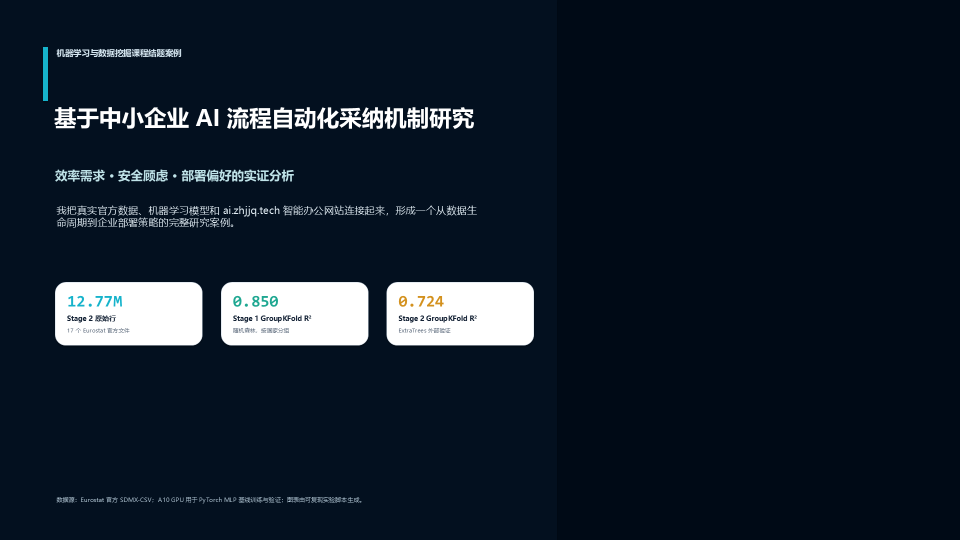
#> input picture 07_PPT正式版/预览图/slides_png/幻灯片1.PNG, 1920 x 1080 px (shown at 1/2 size); its folder holds only this picture in this run
$ python '生成预览总览与QA.py'
#> lines starting #> are read from the running program, lines starting #| are printed output that depends on the picture
from pathlib import Path
from PIL import Image, ImageDraw, ImageFont, ImageStat
import math, json
DIR = Path(r"D:\桌面\codex\机械挖掘学习汇报\github_upload\sme-ai-workflow-adoption\07_PPT正式版\预览图\slides_png")
OUT = Path(r"D:\桌面\codex\机械挖掘学习汇报\github_upload\sme-ai-workflow-adoption\07_PPT正式版\预览图")
imgs = sorted({p.resolve() for p in DIR.glob("*") if p.suffix.lower() == ".png"}, key=lambda p: int("".join([c for c in p.stem if c.isdigit()]) or 0))
records=[]
thumb_w=480
cols=3
loaded=[]
for p in imgs:
    im=Image.open(p).convert('RGB')
#> im is the input picture: PIL image 1920x1080 RGB; mean R, G, B 18.4, 29.6, 42.3
    stat=ImageStat.Stat(im)
    mean=sum(stat.mean)/3
#> mean = 30.07
    bbox=Image.eval(im, lambda x: 255 if x<250 else 0).getbbox()
#> bbox = (0, 0, 1920, 1080)
    records.append({"file":p.name,"size":im.size,"bytes":p.stat().st_size,"mean_brightness":round(mean,2),"nonblank_bbox":bbox is not None})
    loaded.append((p,im))
if loaded:
    ratio=loaded[0][1].height/loaded[0][1].width
#> ratio = 0.562
    thumb_h=int(thumb_w*ratio)
#> thumb_h = 270
    sheet=Image.new('RGB',(thumb_w*cols,(thumb_h+38)*math.ceil(len(loaded)/cols)),(236,241,247))
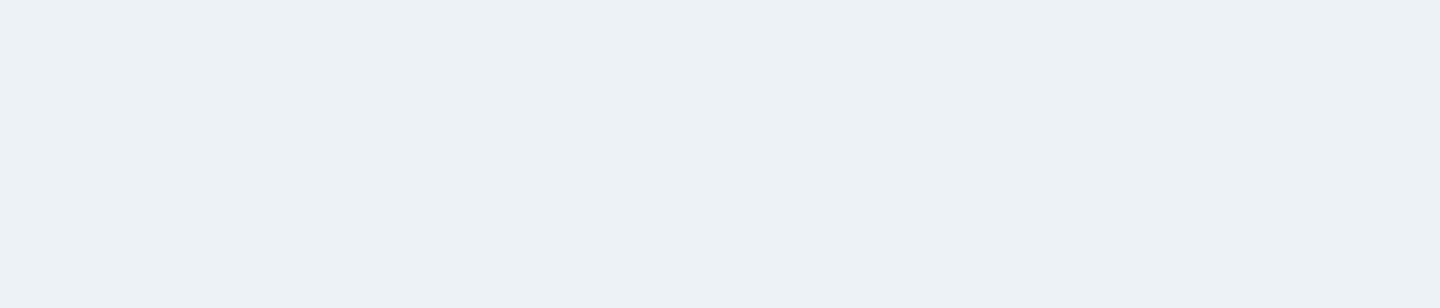
#> sheet: PIL image 1440x308 RGB; mean R, G, B 236, 241, 247
    draw=ImageDraw.Draw(sheet)
    for idx,(p,im) in enumerate(loaded):
        t=im.copy(); t.thumbnail((thumb_w,thumb_h))
        x=(idx%cols)*thumb_w; y=(idx//cols)*(thumb_h+38)
        sheet.paste(t,(x,y))
        draw.rectangle([x,y+t.height,x+thumb_w,y+t.height+36],fill=(255,255,255))
        draw.text((x+10,y+t.height+8),f"{idx+1:02d} {p.name}",fill=(8,28,48))
#> this loop made 1 pass
#> (x, y) on pass 1: (0, 0)
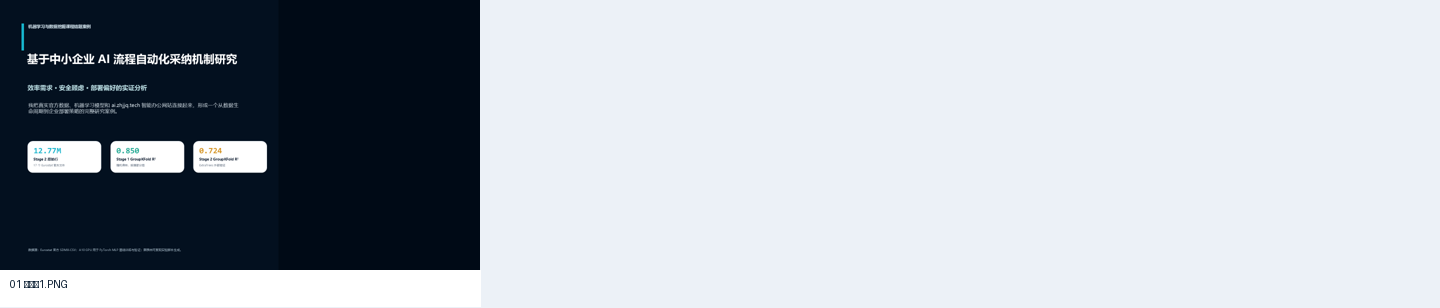
#> sheet: PIL image 1440x308 RGB; mean R, G, B 173.1, 179.7, 187.4
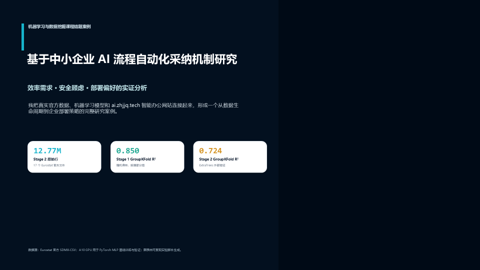
#> t: PIL image 480x270 RGB; mean R, G, B 18.3, 29.5, 42.3
    sheet.save(OUT/'正式版PPT预览总览_contact_sheet.png')
(OUT/'正式版PPT视觉QA.json').write_text(json.dumps({"slide_count":len(records),"records":records},ensure_ascii=False,indent=2),encoding='utf-8')
print(OUT/'正式版PPT预览总览_contact_sheet.png')
print(OUT/'正式版PPT视觉QA.json')
print(json.dumps({"slide_count":len(records),"all_nonblank":all(r['nonblank_bbox'] for r in records),"sizes":sorted(set(tuple(r['size']) for r in records))},ensure_ascii=False))
#| {"slide_count": 1, "all_nonblank": true, "sizes": [[1920, 1080]]}

$ run again, on 07_PPT正式版/预览图/slides_png/幻灯片14.PNG
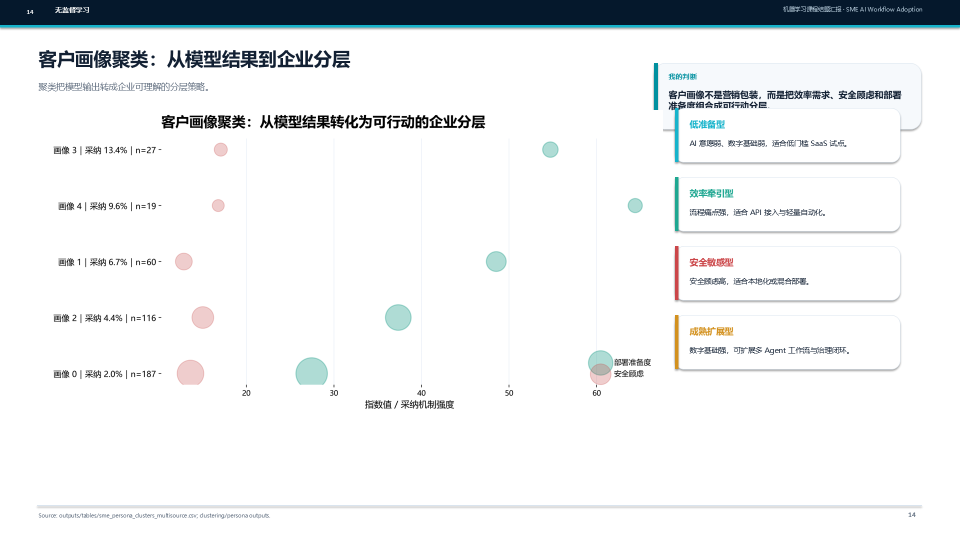
#> input picture 07_PPT正式版/预览图/slides_png/幻灯片14.PNG, 1920 x 1080 px (shown at 1/2 size)
#> im is the input picture: PIL image 1920x1080 RGB; mean R, G, B 235.9, 238, 239.3
#> mean = 237.7
#> bbox = (0, 0, 1920, 1038)
#> the loop `for idx,(p,im) in enumerate(loaded):` made 1 pass
#> (x, y) on pass 1: (0, 0)
#> after the loop `for idx,(p,im) in enumerate(loaded):`:
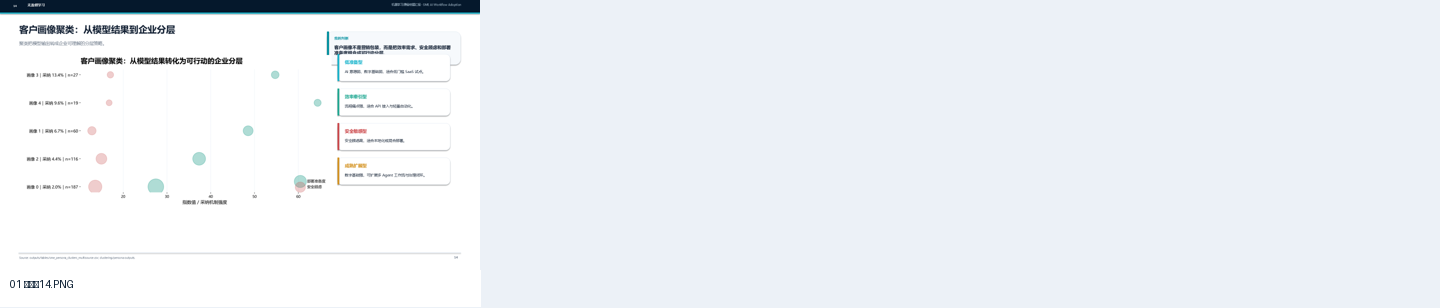
#> sheet: PIL image 1440x308 RGB; mean R, G, B 236.6, 240.6, 245
#> after the loop `for idx,(p,im) in enumerate(loaded):`:
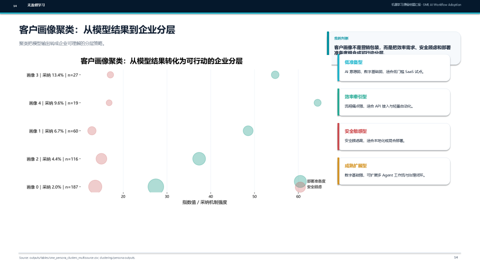
#> t: PIL image 480x270 RGB; mean R, G, B 235.8, 237.9, 239.2
#| {"slide_count": 1, "all_nonblank": true, "sizes": [[1920, 1080]]}

$ run again, on 07_PPT正式版/预览图/slides_png/幻灯片15.PNG
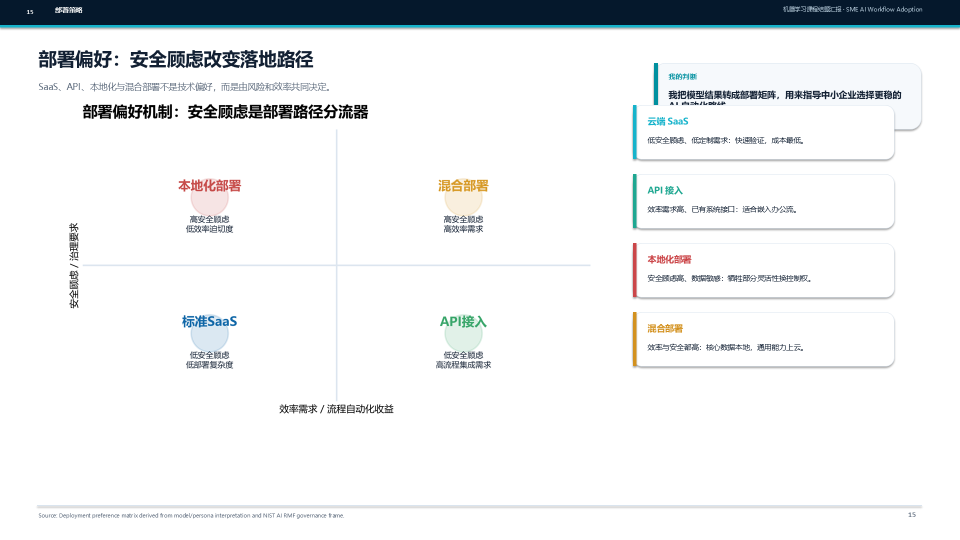
#> input picture 07_PPT正式版/预览图/slides_png/幻灯片15.PNG, 1920 x 1080 px (shown at 1/2 size)
#> im is the input picture: PIL image 1920x1080 RGB; mean R, G, B 235.9, 237.9, 239.2
#> mean = 237.7
#> bbox = (0, 0, 1920, 1037)
#> the loop `for idx,(p,im) in enumerate(loaded):` made 1 pass
#> (x, y) on pass 1: (0, 0)
#> after the loop `for idx,(p,im) in enumerate(loaded):`:
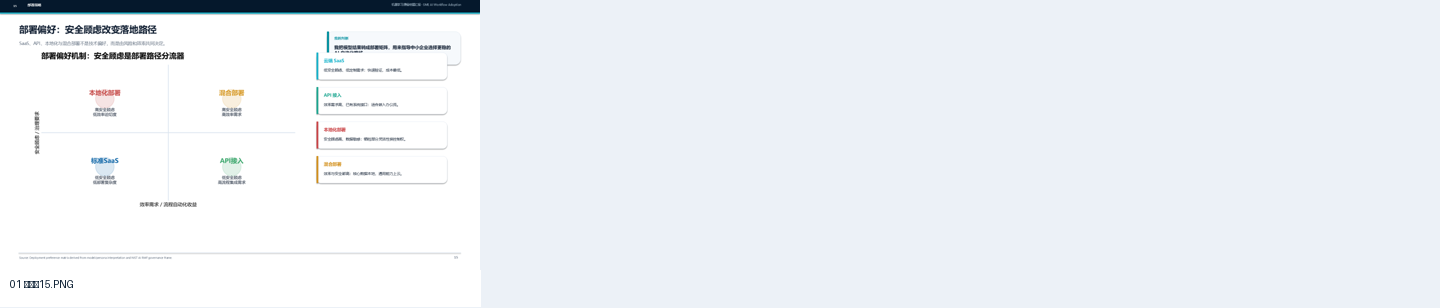
#> sheet: PIL image 1440x308 RGB; mean R, G, B 236.6, 240.6, 244.9
#> after the loop `for idx,(p,im) in enumerate(loaded):`:
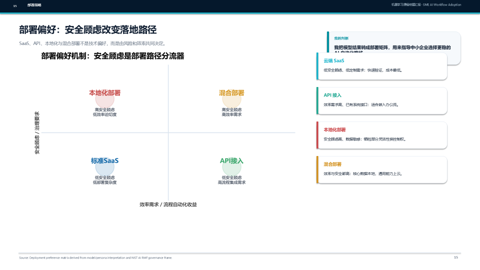
#> t: PIL image 480x270 RGB; mean R, G, B 235.9, 237.8, 239.1
#| {"slide_count": 1, "all_nonblank": true, "sizes": [[1920, 1080]]}

$ run again, on 07_PPT正式版/预览图/slides_png/幻灯片10.PNG
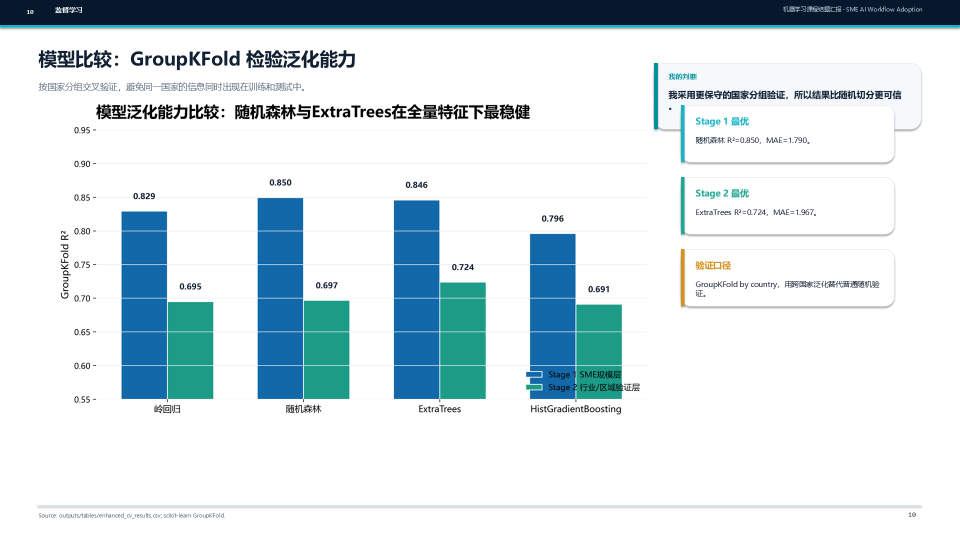
#> input picture 07_PPT正式版/预览图/slides_png/幻灯片10.PNG, 1920 x 1080 px (shown at 1/2 size)
#> im is the input picture: PIL image 1920x1080 RGB; mean R, G, B 213.1, 225.2, 230
#> mean = 222.8
#> bbox = (0, 0, 1920, 1038)
#> the loop `for idx,(p,im) in enumerate(loaded):` made 1 pass
#> (x, y) on pass 1: (0, 0)
#> after the loop `for idx,(p,im) in enumerate(loaded):`:
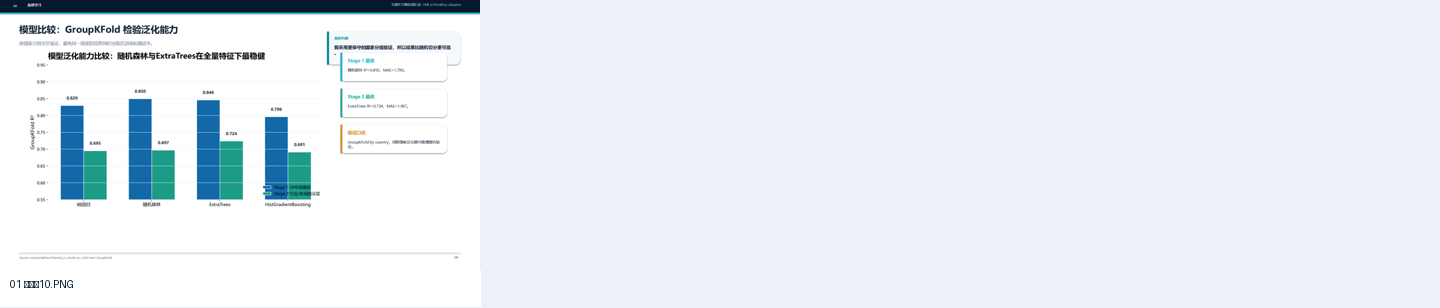
#> sheet: PIL image 1440x308 RGB; mean R, G, B 229.9, 236.8, 242.2
#> after the loop `for idx,(p,im) in enumerate(loaded):`:
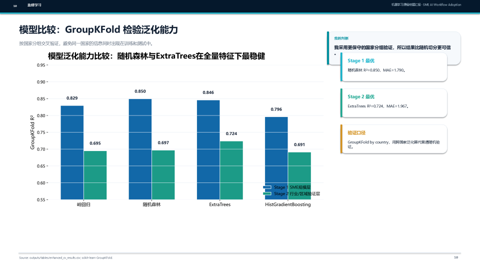
#> t: PIL image 480x270 RGB; mean R, G, B 213, 225.1, 229.9
#| {"slide_count": 1, "all_nonblank": true, "sizes": [[1920, 1080]]}
